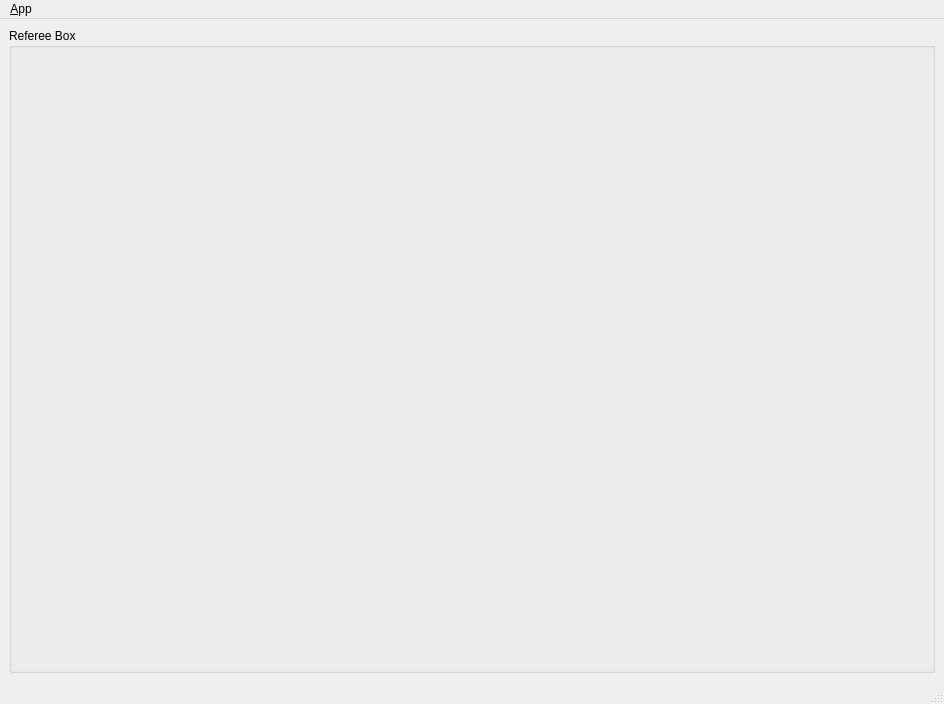
<?xml version="1.0" encoding="UTF-8"?>
<ui version="4.0">
 <class>RefBoxWindowDesign</class>
 <widget class="QMainWindow" name="RefBoxWindowDesign">
  <property name="geometry">
   <rect>
    <x>0</x>
    <y>0</y>
    <width>944</width>
    <height>704</height>
   </rect>
  </property>
  <property name="windowTitle">
   <string>CNC Refbox</string>
  </property>
  <property name="windowIcon">
   <iconset resource="../resources/images.qrc">
    <normaloff>:/images/icon.png</normaloff>:/images/icon.png</iconset>
  </property>
  <property name="locale">
   <locale language="English" country="Australia"/>
  </property>
  <widget class="QWidget" name="centralwidget">
   <layout class="QHBoxLayout">
    <item>
         <widget class="QGroupBox" name="Group_RB">
          <property name="sizePolicy">
           <sizepolicy hsizetype="Minimum" vsizetype="Minimum">
            <horstretch>0</horstretch>
            <verstretch>0</verstretch>
           </sizepolicy>
          </property>
          <property name="minimumSize">
           <size>
            <width>0</width>
            <height>0</height>
           </size>
          </property>
          <property name="title">
           <string>Referee Box</string>
          </property>
          <widget class="msl_refbox::RefBoxWidget" name="RefBoxWidget" native="true">
           <property name="geometry">
            <rect>
             <x>10</x>
             <y>20</y>
             <width>181</width>
             <height>31</height>
            </rect>
           </property>
           <property name="sizePolicy">
            <sizepolicy hsizetype="Minimum" vsizetype="Minimum">
             <horstretch>0</horstretch>
             <verstretch>0</verstretch>
            </sizepolicy>
           </property>
           <property name="sizeIncrement">
            <size>
             <width>0</width>
             <height>0</height>
            </size>
           </property>
           <property name="mouseTracking">
            <bool>false</bool>
           </property>
           <property name="focusPolicy">
            <enum>Qt::StrongFocus</enum>
           </property>
           <property name="acceptDrops">
            <bool>true</bool>
           </property>
          </widget>
         </widget>
        </item>
   </layout>
  </widget>
  <widget class="QMenuBar" name="menubar">
   <property name="geometry">
    <rect>
     <x>0</x>
     <y>0</y>
     <width>944</width>
     <height>25</height>
    </rect>
   </property>
   <widget class="QMenu" name="menu_File">
    <property name="title">
     <string>&amp;App</string>
    </property>
    <addaction name="action_Preferences"/>
    <addaction name="separator"/>
    <addaction name="actionAbout"/>
    <addaction name="actionAbout_Qt"/>
    <addaction name="separator"/>
    <addaction name="action_Quit"/>
   </widget>
   <addaction name="menu_File"/>
  </widget>
  <widget class="QStatusBar" name="statusbar"/>
  <action name="action_Quit">
   <property name="text">
    <string>&amp;Quit</string>
   </property>
   <property name="shortcut">
    <string>Ctrl+Q</string>
   </property>
   <property name="shortcutContext">
    <enum>Qt::ApplicationShortcut</enum>
   </property>
  </action>
  <action name="action_Preferences">
   <property name="text">
    <string>&amp;Preferences</string>
   </property>
  </action>
  <action name="actionAbout">
   <property name="text">
    <string>&amp;About</string>
   </property>
  </action>
  <action name="actionAbout_Qt">
   <property name="text">
    <string>About &amp;Qt</string>
   </property>
  </action>
 </widget>
 <customwidgets>
 <customwidget>
   <class>msl_refbox::RefBoxWidget</class>
   <extends>QWidget</extends>
   <header>RefBoxWidget.h</header>
  </customwidget>
 </customwidgets>
 <resources>
  <include location="../resources/images.qrc"/>
 </resources>
 <connections>
  <connection>
   <sender>action_Quit</sender>
   <signal>triggered()</signal>
   <receiver>RefBoxWindowDesign</receiver>
   <slot>close()</slot>
   <hints>
    <hint type="sourcelabel">
     <x>-1</x>
     <y>-1</y>
    </hint>
    <hint type="destinationlabel">
     <x>399</x>
     <y>299</y>
    </hint>
   </hints>
  </connection>
 </connections>
</ui>
